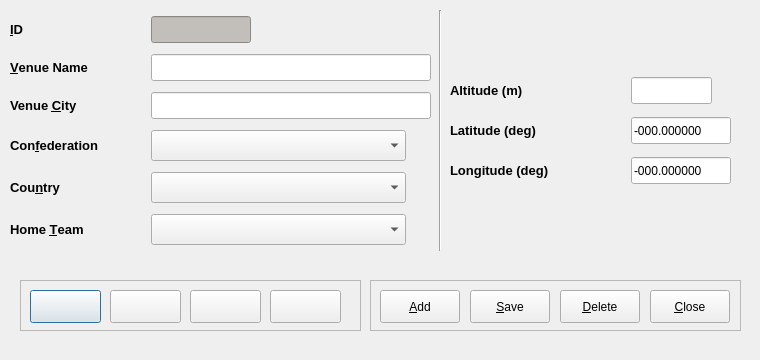
<?xml version="1.0" encoding="UTF-8"?>
<ui version="4.0">
 <class>VenueEntryDlg</class>
 <widget class="QDialog" name="VenueEntryDlg">
  <property name="geometry">
   <rect>
    <x>0</x>
    <y>0</y>
    <width>760</width>
    <height>360</height>
   </rect>
  </property>
  <property name="minimumSize">
   <size>
    <width>760</width>
    <height>360</height>
   </size>
  </property>
  <property name="maximumSize">
   <size>
    <width>760</width>
    <height>360</height>
   </size>
  </property>
  <property name="windowTitle">
   <string>Venue Entry</string>
  </property>
  <widget class="QFrame" name="frame_2">
   <property name="geometry">
    <rect>
     <x>20</x>
     <y>280</y>
     <width>341</width>
     <height>51</height>
    </rect>
   </property>
   <property name="frameShape">
    <enum>QFrame::StyledPanel</enum>
   </property>
   <property name="frameShadow">
    <enum>QFrame::Raised</enum>
   </property>
   <widget class="QPushButton" name="firstEntry">
    <property name="geometry">
     <rect>
      <x>10</x>
      <y>10</y>
      <width>71</width>
      <height>33</height>
     </rect>
    </property>
    <property name="toolTip">
     <string>First Entry</string>
    </property>
    <property name="text">
     <string/>
    </property>
    <property name="icon">
     <iconset resource="fmrd_resources.qrc">
      <normaloff>:/images/first.png</normaloff>:/images/first.png</iconset>
    </property>
   </widget>
   <widget class="QPushButton" name="prevEntry">
    <property name="geometry">
     <rect>
      <x>90</x>
      <y>10</y>
      <width>71</width>
      <height>33</height>
     </rect>
    </property>
    <property name="toolTip">
     <string>Previous Entry</string>
    </property>
    <property name="text">
     <string/>
    </property>
    <property name="icon">
     <iconset resource="fmrd_resources.qrc">
      <normaloff>:/images/prev.png</normaloff>:/images/prev.png</iconset>
    </property>
   </widget>
   <widget class="QPushButton" name="nextEntry">
    <property name="geometry">
     <rect>
      <x>170</x>
      <y>10</y>
      <width>71</width>
      <height>33</height>
     </rect>
    </property>
    <property name="minimumSize">
     <size>
      <width>71</width>
      <height>33</height>
     </size>
    </property>
    <property name="maximumSize">
     <size>
      <width>71</width>
      <height>33</height>
     </size>
    </property>
    <property name="toolTip">
     <string>Next Entry</string>
    </property>
    <property name="text">
     <string/>
    </property>
    <property name="icon">
     <iconset resource="fmrd_resources.qrc">
      <normaloff>:/images/next.png</normaloff>:/images/next.png</iconset>
    </property>
   </widget>
   <widget class="QPushButton" name="lastEntry">
    <property name="geometry">
     <rect>
      <x>250</x>
      <y>10</y>
      <width>71</width>
      <height>33</height>
     </rect>
    </property>
    <property name="minimumSize">
     <size>
      <width>71</width>
      <height>33</height>
     </size>
    </property>
    <property name="maximumSize">
     <size>
      <width>71</width>
      <height>33</height>
     </size>
    </property>
    <property name="toolTip">
     <string>Last Entry</string>
    </property>
    <property name="text">
     <string/>
    </property>
    <property name="icon">
     <iconset resource="fmrd_resources.qrc">
      <normaloff>:/images/last.png</normaloff>:/images/last.png</iconset>
    </property>
   </widget>
  </widget>
  <widget class="Line" name="line">
   <property name="geometry">
    <rect>
     <x>430</x>
     <y>10</y>
     <width>20</width>
     <height>241</height>
    </rect>
   </property>
   <property name="orientation">
    <enum>Qt::Vertical</enum>
   </property>
  </widget>
  <widget class="QWidget" name="layoutWidget">
   <property name="geometry">
    <rect>
     <x>10</x>
     <y>11</y>
     <width>421</width>
     <height>241</height>
    </rect>
   </property>
   <layout class="QGridLayout" name="gridLayout">
    <item row="0" column="0">
     <widget class="QLabel" name="label">
      <property name="text">
       <string>&lt;!DOCTYPE HTML PUBLIC &quot;-//W3C//DTD HTML 4.0//EN&quot; &quot;http://www.w3.org/TR/REC-html40/strict.dtd&quot;&gt;
&lt;html&gt;&lt;head&gt;&lt;meta name=&quot;qrichtext&quot; content=&quot;1&quot; /&gt;&lt;style type=&quot;text/css&quot;&gt;
p, li { white-space: pre-wrap; }
&lt;/style&gt;&lt;/head&gt;&lt;body style=&quot; font-family:'Sans Serif'; font-size:10pt; font-weight:400; font-style:normal;&quot;&gt;
&lt;p style=&quot; margin-top:0px; margin-bottom:0px; margin-left:0px; margin-right:0px; -qt-block-indent:0; text-indent:0px;&quot;&gt;&lt;span style=&quot; font-weight:600;&quot;&gt;&amp;amp;ID&lt;/span&gt;&lt;/p&gt;&lt;/body&gt;&lt;/html&gt;</string>
      </property>
      <property name="buddy">
       <cstring>venueID_display</cstring>
      </property>
     </widget>
    </item>
    <item row="0" column="1">
     <widget class="QLineEdit" name="venueID_display">
      <property name="maximumSize">
       <size>
        <width>100</width>
        <height>27</height>
       </size>
      </property>
      <property name="styleSheet">
       <string notr="true">background-color: rgb(194, 190, 186);</string>
      </property>
      <property name="readOnly">
       <bool>true</bool>
      </property>
     </widget>
    </item>
    <item row="1" column="0">
     <widget class="QLabel" name="label_4">
      <property name="text">
       <string>&lt;!DOCTYPE HTML PUBLIC &quot;-//W3C//DTD HTML 4.0//EN&quot; &quot;http://www.w3.org/TR/REC-html40/strict.dtd&quot;&gt;
&lt;html&gt;&lt;head&gt;&lt;meta name=&quot;qrichtext&quot; content=&quot;1&quot; /&gt;&lt;style type=&quot;text/css&quot;&gt;
p, li { white-space: pre-wrap; }
&lt;/style&gt;&lt;/head&gt;&lt;body style=&quot; font-family:'Sans Serif'; font-size:10pt; font-weight:400; font-style:normal;&quot;&gt;
&lt;p style=&quot; margin-top:0px; margin-bottom:0px; margin-left:0px; margin-right:0px; -qt-block-indent:0; text-indent:0px;&quot;&gt;&lt;span style=&quot; font-weight:600;&quot;&gt;&amp;amp;Venue Name&lt;/span&gt;&lt;/p&gt;&lt;/body&gt;&lt;/html&gt;</string>
      </property>
      <property name="buddy">
       <cstring>venueNameEdit</cstring>
      </property>
     </widget>
    </item>
    <item row="1" column="1">
     <widget class="QLineEdit" name="venueNameEdit">
      <property name="minimumSize">
       <size>
        <width>280</width>
        <height>27</height>
       </size>
      </property>
      <property name="maximumSize">
       <size>
        <width>280</width>
        <height>27</height>
       </size>
      </property>
      <property name="toolTip">
       <string>Name of football venue</string>
      </property>
     </widget>
    </item>
    <item row="2" column="0">
     <widget class="QLabel" name="label_5">
      <property name="text">
       <string>&lt;!DOCTYPE HTML PUBLIC &quot;-//W3C//DTD HTML 4.0//EN&quot; &quot;http://www.w3.org/TR/REC-html40/strict.dtd&quot;&gt;
&lt;html&gt;&lt;head&gt;&lt;meta name=&quot;qrichtext&quot; content=&quot;1&quot; /&gt;&lt;style type=&quot;text/css&quot;&gt;
p, li { white-space: pre-wrap; }
&lt;/style&gt;&lt;/head&gt;&lt;body style=&quot; font-family:'Sans Serif'; font-size:10pt; font-weight:400; font-style:normal;&quot;&gt;
&lt;p style=&quot; margin-top:0px; margin-bottom:0px; margin-left:0px; margin-right:0px; -qt-block-indent:0; text-indent:0px;&quot;&gt;&lt;span style=&quot; font-weight:600;&quot;&gt;Venue &amp;amp;City&lt;/span&gt;&lt;/p&gt;&lt;/body&gt;&lt;/html&gt;</string>
      </property>
      <property name="buddy">
       <cstring>venueCityEdit</cstring>
      </property>
     </widget>
    </item>
    <item row="2" column="1">
     <widget class="QLineEdit" name="venueCityEdit">
      <property name="minimumSize">
       <size>
        <width>280</width>
        <height>27</height>
       </size>
      </property>
      <property name="maximumSize">
       <size>
        <width>280</width>
        <height>27</height>
       </size>
      </property>
      <property name="toolTip">
       <string>City of football venue</string>
      </property>
     </widget>
    </item>
    <item row="3" column="0">
     <widget class="QLabel" name="label_6">
      <property name="text">
       <string>&lt;!DOCTYPE HTML PUBLIC &quot;-//W3C//DTD HTML 4.0//EN&quot; &quot;http://www.w3.org/TR/REC-html40/strict.dtd&quot;&gt;
&lt;html&gt;&lt;head&gt;&lt;meta name=&quot;qrichtext&quot; content=&quot;1&quot; /&gt;&lt;style type=&quot;text/css&quot;&gt;
p, li { white-space: pre-wrap; }
&lt;/style&gt;&lt;/head&gt;&lt;body style=&quot; font-family:'Sans Serif'; font-size:10pt; font-weight:400; font-style:normal;&quot;&gt;
&lt;p style=&quot; margin-top:0px; margin-bottom:0px; margin-left:0px; margin-right:0px; -qt-block-indent:0; text-indent:0px;&quot;&gt;&lt;span style=&quot; font-weight:600;&quot;&gt;Con&amp;amp;federation&lt;/span&gt;&lt;/p&gt;&lt;/body&gt;&lt;/html&gt;</string>
      </property>
      <property name="buddy">
       <cstring>venueConfedSelect</cstring>
      </property>
     </widget>
    </item>
    <item row="3" column="1">
     <widget class="QComboBox" name="venueConfedSelect">
      <property name="minimumSize">
       <size>
        <width>255</width>
        <height>31</height>
       </size>
      </property>
      <property name="maximumSize">
       <size>
        <width>255</width>
        <height>31</height>
       </size>
      </property>
      <property name="toolTip">
       <string>Football confederation</string>
      </property>
      <property name="whatsThis">
       <string/>
      </property>
     </widget>
    </item>
    <item row="4" column="0">
     <widget class="QLabel" name="label_3">
      <property name="text">
       <string>&lt;!DOCTYPE HTML PUBLIC &quot;-//W3C//DTD HTML 4.0//EN&quot; &quot;http://www.w3.org/TR/REC-html40/strict.dtd&quot;&gt;
&lt;html&gt;&lt;head&gt;&lt;meta name=&quot;qrichtext&quot; content=&quot;1&quot; /&gt;&lt;style type=&quot;text/css&quot;&gt;
p, li { white-space: pre-wrap; }
&lt;/style&gt;&lt;/head&gt;&lt;body style=&quot; font-family:'Sans Serif'; font-size:10pt; font-weight:400; font-style:normal;&quot;&gt;
&lt;p style=&quot; margin-top:0px; margin-bottom:0px; margin-left:0px; margin-right:0px; -qt-block-indent:0; text-indent:0px;&quot;&gt;&lt;span style=&quot; font-weight:600;&quot;&gt;Cou&amp;amp;ntry&lt;/span&gt;&lt;/p&gt;&lt;/body&gt;&lt;/html&gt;</string>
      </property>
      <property name="buddy">
       <cstring>venueCountrySelect</cstring>
      </property>
     </widget>
    </item>
    <item row="4" column="1">
     <widget class="QComboBox" name="venueCountrySelect">
      <property name="minimumSize">
       <size>
        <width>255</width>
        <height>31</height>
       </size>
      </property>
      <property name="maximumSize">
       <size>
        <width>255</width>
        <height>31</height>
       </size>
      </property>
      <property name="toolTip">
       <string>Country of football venue</string>
      </property>
     </widget>
    </item>
    <item row="5" column="0">
     <widget class="QLabel" name="label_2">
      <property name="text">
       <string>&lt;!DOCTYPE HTML PUBLIC &quot;-//W3C//DTD HTML 4.0//EN&quot; &quot;http://www.w3.org/TR/REC-html40/strict.dtd&quot;&gt;
&lt;html&gt;&lt;head&gt;&lt;meta name=&quot;qrichtext&quot; content=&quot;1&quot; /&gt;&lt;style type=&quot;text/css&quot;&gt;
p, li { white-space: pre-wrap; }
&lt;/style&gt;&lt;/head&gt;&lt;body style=&quot; font-family:'Sans Serif'; font-size:10pt; font-weight:400; font-style:normal;&quot;&gt;
&lt;p style=&quot; margin-top:0px; margin-bottom:0px; margin-left:0px; margin-right:0px; -qt-block-indent:0; text-indent:0px;&quot;&gt;&lt;span style=&quot; font-weight:600;&quot;&gt;Home &amp;amp;Team&lt;/span&gt;&lt;/p&gt;&lt;/body&gt;&lt;/html&gt;</string>
      </property>
      <property name="buddy">
       <cstring>venueTeamSelect</cstring>
      </property>
     </widget>
    </item>
    <item row="5" column="1">
     <widget class="QComboBox" name="venueTeamSelect">
      <property name="minimumSize">
       <size>
        <width>255</width>
        <height>31</height>
       </size>
      </property>
      <property name="maximumSize">
       <size>
        <width>255</width>
        <height>31</height>
       </size>
      </property>
      <property name="toolTip">
       <string>Home team of football venue</string>
      </property>
     </widget>
    </item>
   </layout>
  </widget>
  <widget class="QWidget" name="layoutWidget">
   <property name="geometry">
    <rect>
     <x>450</x>
     <y>70</y>
     <width>281</width>
     <height>121</height>
    </rect>
   </property>
   <layout class="QGridLayout" name="gridLayout_2">
    <item row="0" column="1">
     <widget class="QLineEdit" name="venueAltEdit">
      <property name="minimumSize">
       <size>
        <width>81</width>
        <height>27</height>
       </size>
      </property>
      <property name="maximumSize">
       <size>
        <width>81</width>
        <height>27</height>
       </size>
      </property>
      <property name="toolTip">
       <string>Altitude above mean sea level (meters)</string>
      </property>
      <property name="inputMask">
       <string>#0000; </string>
      </property>
      <property name="maxLength">
       <number>5</number>
      </property>
     </widget>
    </item>
    <item row="1" column="0">
     <widget class="QLabel" name="label_8">
      <property name="text">
       <string>&lt;!DOCTYPE HTML PUBLIC &quot;-//W3C//DTD HTML 4.0//EN&quot; &quot;http://www.w3.org/TR/REC-html40/strict.dtd&quot;&gt;
&lt;html&gt;&lt;head&gt;&lt;meta name=&quot;qrichtext&quot; content=&quot;1&quot; /&gt;&lt;style type=&quot;text/css&quot;&gt;
p, li { white-space: pre-wrap; }
&lt;/style&gt;&lt;/head&gt;&lt;body style=&quot; font-family:'Sans Serif'; font-size:10pt; font-weight:400; font-style:normal;&quot;&gt;
&lt;p style=&quot; margin-top:0px; margin-bottom:0px; margin-left:0px; margin-right:0px; -qt-block-indent:0; text-indent:0px;&quot;&gt;&lt;span style=&quot; font-weight:600;&quot;&gt;Latitude (deg)&lt;/span&gt;&lt;/p&gt;&lt;/body&gt;&lt;/html&gt;</string>
      </property>
      <property name="buddy">
       <cstring>venueLatitudeEdit</cstring>
      </property>
     </widget>
    </item>
    <item row="1" column="1">
     <widget class="QLineEdit" name="venueLatitudeEdit">
      <property name="minimumSize">
       <size>
        <width>100</width>
        <height>27</height>
       </size>
      </property>
      <property name="maximumSize">
       <size>
        <width>100</width>
        <height>27</height>
       </size>
      </property>
      <property name="toolTip">
       <string>Geographic latitude of venue (decimal degrees)</string>
      </property>
      <property name="inputMask">
       <string>#000.000000; </string>
      </property>
      <property name="text">
       <string>-000.000000</string>
      </property>
      <property name="maxLength">
       <number>11</number>
      </property>
     </widget>
    </item>
    <item row="2" column="0">
     <widget class="QLabel" name="label_9">
      <property name="text">
       <string>&lt;!DOCTYPE HTML PUBLIC &quot;-//W3C//DTD HTML 4.0//EN&quot; &quot;http://www.w3.org/TR/REC-html40/strict.dtd&quot;&gt;
&lt;html&gt;&lt;head&gt;&lt;meta name=&quot;qrichtext&quot; content=&quot;1&quot; /&gt;&lt;style type=&quot;text/css&quot;&gt;
p, li { white-space: pre-wrap; }
&lt;/style&gt;&lt;/head&gt;&lt;body style=&quot; font-family:'Sans Serif'; font-size:10pt; font-weight:400; font-style:normal;&quot;&gt;
&lt;p style=&quot; margin-top:0px; margin-bottom:0px; margin-left:0px; margin-right:0px; -qt-block-indent:0; text-indent:0px;&quot;&gt;&lt;span style=&quot; font-weight:600;&quot;&gt;Longitude (deg)&lt;/span&gt;&lt;/p&gt;&lt;/body&gt;&lt;/html&gt;</string>
      </property>
      <property name="buddy">
       <cstring>venueLongitudeEdit</cstring>
      </property>
     </widget>
    </item>
    <item row="2" column="1">
     <widget class="QLineEdit" name="venueLongitudeEdit">
      <property name="minimumSize">
       <size>
        <width>100</width>
        <height>27</height>
       </size>
      </property>
      <property name="maximumSize">
       <size>
        <width>100</width>
        <height>27</height>
       </size>
      </property>
      <property name="toolTip">
       <string>Geographic longitude of venue (decimal degrees)</string>
      </property>
      <property name="inputMask">
       <string>#000.000000; </string>
      </property>
      <property name="text">
       <string>-000.000000</string>
      </property>
      <property name="maxLength">
       <number>11</number>
      </property>
     </widget>
    </item>
    <item row="0" column="0">
     <widget class="QLabel" name="label_7">
      <property name="text">
       <string>&lt;!DOCTYPE HTML PUBLIC &quot;-//W3C//DTD HTML 4.0//EN&quot; &quot;http://www.w3.org/TR/REC-html40/strict.dtd&quot;&gt;
&lt;html&gt;&lt;head&gt;&lt;meta name=&quot;qrichtext&quot; content=&quot;1&quot; /&gt;&lt;style type=&quot;text/css&quot;&gt;
p, li { white-space: pre-wrap; }
&lt;/style&gt;&lt;/head&gt;&lt;body style=&quot; font-family:'Sans Serif'; font-size:10pt; font-weight:400; font-style:normal;&quot;&gt;
&lt;p style=&quot; margin-top:0px; margin-bottom:0px; margin-left:0px; margin-right:0px; -qt-block-indent:0; text-indent:0px;&quot;&gt;&lt;span style=&quot; font-weight:600;&quot;&gt;Altitude (m)&lt;/span&gt;&lt;/p&gt;&lt;/body&gt;&lt;/html&gt;</string>
      </property>
      <property name="buddy">
       <cstring>venueAltEdit</cstring>
      </property>
     </widget>
    </item>
   </layout>
  </widget>
  <widget class="QFrame" name="frame">
   <property name="geometry">
    <rect>
     <x>370</x>
     <y>280</y>
     <width>371</width>
     <height>51</height>
    </rect>
   </property>
   <property name="frameShape">
    <enum>QFrame::StyledPanel</enum>
   </property>
   <property name="frameShadow">
    <enum>QFrame::Raised</enum>
   </property>
   <widget class="QPushButton" name="addEntry">
    <property name="geometry">
     <rect>
      <x>10</x>
      <y>10</y>
      <width>80</width>
      <height>33</height>
     </rect>
    </property>
    <property name="minimumSize">
     <size>
      <width>80</width>
      <height>33</height>
     </size>
    </property>
    <property name="maximumSize">
     <size>
      <width>80</width>
      <height>33</height>
     </size>
    </property>
    <property name="toolTip">
     <string>Add Entry</string>
    </property>
    <property name="text">
     <string>&amp;Add</string>
    </property>
    <property name="icon">
     <iconset resource="fmrd_resources.qrc">
      <normaloff>:/images/add.png</normaloff>:/images/add.png</iconset>
    </property>
   </widget>
   <widget class="QPushButton" name="saveEntry">
    <property name="geometry">
     <rect>
      <x>100</x>
      <y>10</y>
      <width>80</width>
      <height>33</height>
     </rect>
    </property>
    <property name="minimumSize">
     <size>
      <width>80</width>
      <height>33</height>
     </size>
    </property>
    <property name="maximumSize">
     <size>
      <width>80</width>
      <height>33</height>
     </size>
    </property>
    <property name="toolTip">
     <string>Delete Entry</string>
    </property>
    <property name="text">
     <string>&amp;Save</string>
    </property>
    <property name="icon">
     <iconset resource="fmrd_resources.qrc">
      <normaloff>:/images/save.png</normaloff>:/images/save.png</iconset>
    </property>
   </widget>
   <widget class="QPushButton" name="deleteEntry">
    <property name="geometry">
     <rect>
      <x>190</x>
      <y>10</y>
      <width>80</width>
      <height>33</height>
     </rect>
    </property>
    <property name="minimumSize">
     <size>
      <width>80</width>
      <height>33</height>
     </size>
    </property>
    <property name="maximumSize">
     <size>
      <width>80</width>
      <height>33</height>
     </size>
    </property>
    <property name="toolTip">
     <string>Delete Entry</string>
    </property>
    <property name="text">
     <string>&amp;Delete</string>
    </property>
    <property name="icon">
     <iconset resource="fmrd_resources.qrc">
      <normaloff>:/images/delete.png</normaloff>:/images/delete.png</iconset>
    </property>
   </widget>
   <widget class="QPushButton" name="closeButton">
    <property name="geometry">
     <rect>
      <x>280</x>
      <y>10</y>
      <width>80</width>
      <height>33</height>
     </rect>
    </property>
    <property name="minimumSize">
     <size>
      <width>80</width>
      <height>33</height>
     </size>
    </property>
    <property name="maximumSize">
     <size>
      <width>80</width>
      <height>33</height>
     </size>
    </property>
    <property name="toolTip">
     <string>Close Entry</string>
    </property>
    <property name="text">
     <string>&amp;Close</string>
    </property>
    <property name="icon">
     <iconset resource="fmrd_resources.qrc">
      <normaloff>:/images/quit.png</normaloff>:/images/quit.png</iconset>
    </property>
    <property name="iconSize">
     <size>
      <width>16</width>
      <height>16</height>
     </size>
    </property>
   </widget>
  </widget>
 </widget>
 <resources>
  <include location="fmrd_resources.qrc"/>
 </resources>
 <connections/>
</ui>
